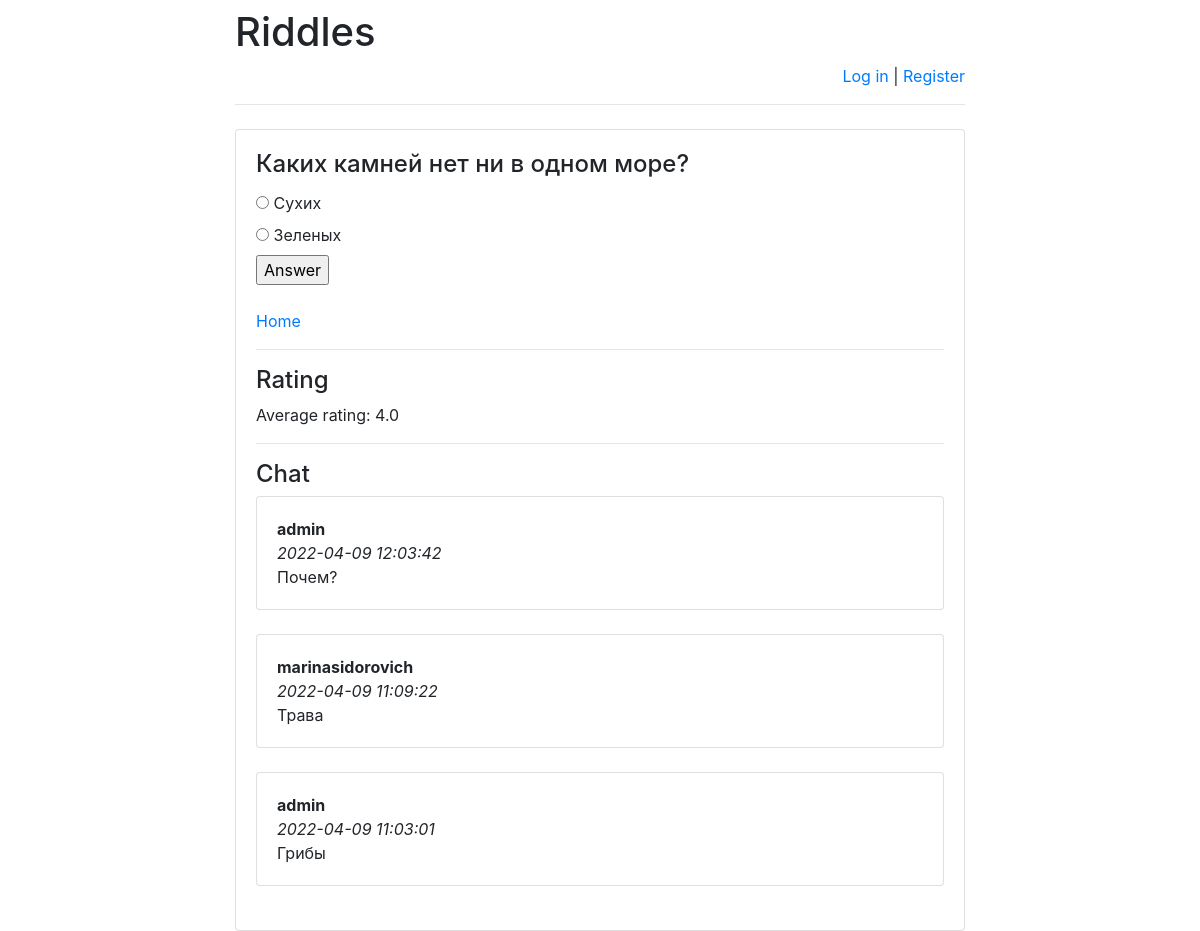
/riddles/2/, run on the app's committed database.
### riddles/models.py (models this page shows)
class Riddle(models.Model):
    riddle_text = models.CharField(max_length=255)
    pub_date = models.DateTimeField('date published')

class Option(models.Model):
    riddle = models.ForeignKey(Riddle, on_delete=models.CASCADE)
    text = models.CharField(max_length=255)
    correct = models.BooleanField(default=False)

class Message(models.Model):
    chat = models.ForeignKey(
        Riddle,
        verbose_name='Чат под загадкой',
        on_delete=models.CASCADE)
    author = models.ForeignKey(
        User,
        verbose_name='Пользователь', on_delete=models.CASCADE)
    message = models.TextField('Сообщение')
    pub_date = models.DateTimeField(
        'Дата сообщения',
        default=timezone.now)

### riddles/views.py (the view)
# urls.py: re_path(r'^([0-9]+)/$', views.detail, name='detail'),
def detail(request, riddle_id):
    error_message = None
    if "error_message" in request.GET:
        error_message = request.GET["error_message"]
    return render(
        request,
        "answer.html",
        {
            "riddle": get_object_or_404(
                Riddle, pk=riddle_id),
            "error_message": error_message,
            "latest_messages":
                Message.objects
                    .filter(chat_id=riddle_id)
                    .order_by('-pub_date')[:5],
            "already_rated_by_user":
                Mark.objects
                    .filter(author_id=request.user.id)
                    .filter(riddle_id=riddle_id)
                    .count(),
            "user_rating":
                Mark.objects
                    .filter(author_id=request.user.id)
                    .filter(riddle_id=riddle_id)
                    .aggregate(Avg('mark'))
                    ["mark__avg"],
            "avg_mark":
                Mark.objects
                    .filter(riddle_id=riddle_id)
                    .aggregate(Avg('mark'))
                    ["mark__avg"]
        }
    )

### templates/answer.html (shortened to what this page needs)
{% extends 'base.html' %}
{% block main %}
<h4 class="card-title">{{ riddle.riddle_text }}</h4>
<form action="answer/" method="post">
    {% for option in riddle.option_set.all %}
        <input type="radio" name="option"
            id="option{{ forloop.counter }}"
            value="{{ option.id }}"/>
        <label for="option{{ forloop.counter }}">
            {{ option.text }}
        </label><br>
    {% endfor %}
    <input type="submit" value="Answer"/>
</form>
    <br>
<a href="/riddles">Home</a>
</body>
</html>
    <hr>
<h4>Rating</h4>
    <p>Average rating:
        <span id="avg_mark_span">
            {{ avg_mark }}
        </span>
    </p>
<hr>
<h4>Chat</h4>
<div id="history">
    {% for message in latest_messages %}
        <div class="card">
        <div class="card-body">
            <strong>
                {{ message.author.username }}
            </strong>
            <br/>
            <em>
                {{ message.pub_date|date:'Y-m-d H:i:s' }}
            </em>
            <br/>
            {{ message.message }}
        </div>
        </div>
        <br/>
    {% endfor %}
</div>
{% endblock %}

### templates/base.html (shortened to what this page needs)
<!doctype html>
<html lang="en">
<head>
    <link rel="stylesheet"
href="https://stackpath.bootstrapcdn.com/bootstrap/4.1.3/css/bootstrap.min.css">
</head>
<body>
<div class="container">
    <div class="row justify-content-center">
        <div class="col-8">
            <h1 class="mt-2">Riddles</h1>
            {% if user.is_authenticated %}
                <p class="text-right">
                    Hello, {{ user.username }}!
                    <a href="/riddles/logout">Log out</a> |
                    <a href="/riddles/password-change">
                        Change password
                    </a>
                </p>
            {% else %}
                <p class="text-right">
                    <a href="/riddles/login">Log in</a> |
                    <a href="/riddles/register">Register</a>
                </p>
            {% endif %}
            <hr class="mt-0 mb-4">
            <div class="card">
                <div class="card-body">
                    {% block main %}
                    {% endblock %}
</body>
</html>

### data on the page
Riddle: riddle_text "Каких камней нет ни в одном море?"
Option: text "Сухих"
Option: text "Зеленых"
Message: author.username "admin", pub_date "2022-04-09 12:03:42", message "Почем?"
Message: author.username "marinasidorovich", pub_date "2022-04-09 11:09:22", message "Трава"
Message: author.username "admin", pub_date "2022-04-09 11:03:01", message "Грибы"

### other printed values
{{ avg_mark }} "4.0"
